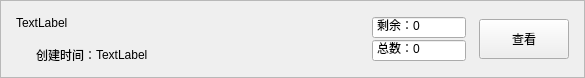
<?xml version="1.0" encoding="UTF-8"?>
<ui version="4.0">
 <class>BatchViewClass</class>
 <widget class="QWidget" name="BatchViewClass">
  <property name="geometry">
   <rect>
    <x>0</x>
    <y>0</y>
    <width>585</width>
    <height>78</height>
   </rect>
  </property>
  <property name="minimumSize">
   <size>
    <width>585</width>
    <height>78</height>
   </size>
  </property>
  <property name="maximumSize">
   <size>
    <width>585</width>
    <height>78</height>
   </size>
  </property>
  <property name="windowTitle">
   <string>BatchView</string>
  </property>
  <layout class="QGridLayout" name="gridLayout">
   <property name="leftMargin">
    <number>0</number>
   </property>
   <property name="topMargin">
    <number>0</number>
   </property>
   <property name="rightMargin">
    <number>0</number>
   </property>
   <property name="bottomMargin">
    <number>0</number>
   </property>
   <property name="spacing">
    <number>0</number>
   </property>
   <item row="1" column="0">
    <widget class="QFrame" name="frame">
     <property name="frameShape">
      <enum>QFrame::Shape::StyledPanel</enum>
     </property>
     <property name="frameShadow">
      <enum>QFrame::Shadow::Raised</enum>
     </property>
     <layout class="QGridLayout" name="gridLayout_2">
      <property name="leftMargin">
       <number>15</number>
      </property>
      <property name="topMargin">
       <number>9</number>
      </property>
      <property name="rightMargin">
       <number>15</number>
      </property>
      <property name="bottomMargin">
       <number>9</number>
      </property>
      <item row="1" column="0">
       <layout class="QHBoxLayout" name="horizontalLayout">
        <property name="spacing">
         <number>0</number>
        </property>
        <item>
         <widget class="QLabel" name="label_4">
          <property name="maximumSize">
           <size>
            <width>80</width>
            <height>16777215</height>
           </size>
          </property>
          <property name="text">
           <string>创建时间：</string>
          </property>
          <property name="alignment">
           <set>Qt::AlignmentFlag::AlignRight|Qt::AlignmentFlag::AlignTrailing|Qt::AlignmentFlag::AlignVCenter</set>
          </property>
         </widget>
        </item>
        <item>
         <widget class="QLabel" name="labelCreateTime">
          <property name="text">
           <string>TextLabel</string>
          </property>
         </widget>
        </item>
       </layout>
      </item>
      <item row="0" column="1" rowspan="2">
       <layout class="QVBoxLayout" name="verticalLayout">
        <property name="spacing">
         <number>0</number>
        </property>
        <item>
         <spacer name="verticalSpacer">
          <property name="orientation">
           <enum>Qt::Orientation::Vertical</enum>
          </property>
          <property name="sizeHint" stdset="0">
           <size>
            <width>20</width>
            <height>40</height>
           </size>
          </property>
         </spacer>
        </item>
        <item>
         <widget class="QSpinBox" name="spinBoxRemaining">
          <property name="minimumSize">
           <size>
            <width>50</width>
            <height>0</height>
           </size>
          </property>
          <property name="maximumSize">
           <size>
            <width>100</width>
            <height>16777215</height>
           </size>
          </property>
          <property name="readOnly">
           <bool>true</bool>
          </property>
          <property name="buttonSymbols">
           <enum>QAbstractSpinBox::ButtonSymbols::NoButtons</enum>
          </property>
          <property name="prefix">
           <string>剩余：</string>
          </property>
          <property name="minimum">
           <number>0</number>
          </property>
          <property name="maximum">
           <number>99999</number>
          </property>
          <property name="value">
           <number>0</number>
          </property>
         </widget>
        </item>
        <item>
         <widget class="QSpinBox" name="spinBoxTotal">
          <property name="minimumSize">
           <size>
            <width>50</width>
            <height>0</height>
           </size>
          </property>
          <property name="maximumSize">
           <size>
            <width>100</width>
            <height>16777215</height>
           </size>
          </property>
          <property name="readOnly">
           <bool>true</bool>
          </property>
          <property name="buttonSymbols">
           <enum>QAbstractSpinBox::ButtonSymbols::NoButtons</enum>
          </property>
          <property name="prefix">
           <string>总数：</string>
          </property>
          <property name="maximum">
           <number>99999</number>
          </property>
         </widget>
        </item>
        <item>
         <spacer name="verticalSpacer_2">
          <property name="orientation">
           <enum>Qt::Orientation::Vertical</enum>
          </property>
          <property name="sizeHint" stdset="0">
           <size>
            <width>20</width>
            <height>40</height>
           </size>
          </property>
         </spacer>
        </item>
       </layout>
      </item>
      <item row="0" column="0">
       <widget class="QLabel" name="labelBatchName">
        <property name="minimumSize">
         <size>
          <width>350</width>
          <height>0</height>
         </size>
        </property>
        <property name="maximumSize">
         <size>
          <width>16777215</width>
          <height>16777215</height>
         </size>
        </property>
        <property name="text">
         <string>TextLabel</string>
        </property>
       </widget>
      </item>
      <item row="0" column="3" rowspan="2">
       <widget class="QPushButton" name="pushButton">
        <property name="minimumSize">
         <size>
          <width>90</width>
          <height>40</height>
         </size>
        </property>
        <property name="maximumSize">
         <size>
          <width>90</width>
          <height>16777215</height>
         </size>
        </property>
        <property name="text">
         <string>查看</string>
        </property>
       </widget>
      </item>
      <item row="0" column="2" rowspan="2">
       <widget class="QLabel" name="labelTemp">
        <property name="minimumSize">
         <size>
          <width>1</width>
          <height>0</height>
         </size>
        </property>
        <property name="maximumSize">
         <size>
          <width>1</width>
          <height>50</height>
         </size>
        </property>
        <property name="text">
         <string/>
        </property>
       </widget>
      </item>
     </layout>
    </widget>
   </item>
  </layout>
 </widget>
 <layoutdefault spacing="6" margin="11"/>
 <resources/>
 <connections/>
</ui>
